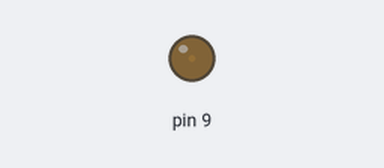
The sketch below on a simulated Arduino Uno, built with avr-gcc and run on an emulated ATmega328P. On the bench: output pins drawn as LEDs (lit = HIGH).

Above: at 0.05 s.
At 2.3 s:
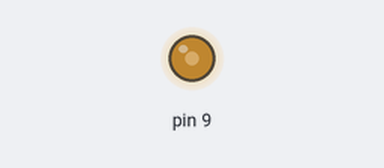
At 4.6 s:
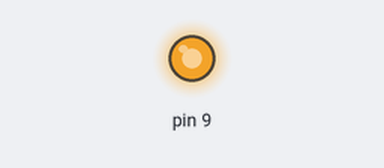
At 9.2 s:
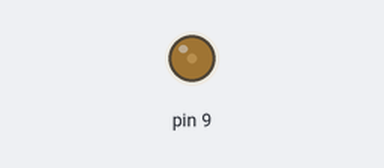
Timing chart, 0 to 13.3 s (numbered marks = the images above):
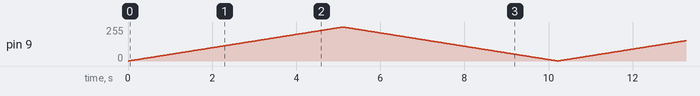

The sketch:

write_motor.ino
```cpp
void setup() {
  pinMode(9, OUTPUT);

}

void loop() {
  for(int a = 0; a< 255; a++){
    analogWrite(9, a);
    delay(20);
  }

  for(int a = 255; a > 0; a--){
    analogWrite(9, a);
    delay(20);
  }

}
```
